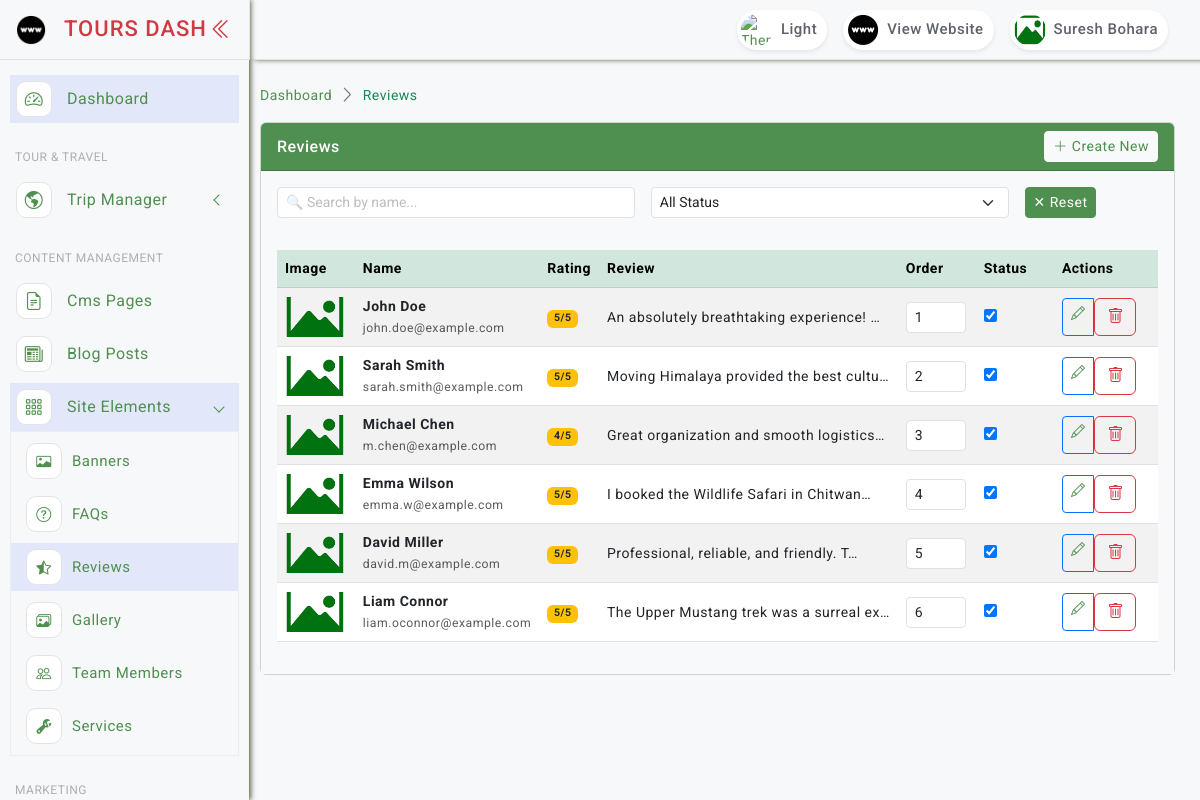
The app's page /reviews/ (signed in) with its own data.
### accounts/models.py (models this page shows, shortened)
class AdminUser(AbstractBaseUser, PermissionsMixin):
    name = models.CharField(max_length=255)
    email = models.EmailField(unique=True)
    mobile = models.CharField(max_length=20, blank=True, null=True)
    address = models.TextField(blank=True, null=True)
    gender = models.CharField(max_length=20, blank=True, null=True)
    details = models.TextField(blank=True, null=True)
    image = models.ImageField(upload_to='admin_profiles/', null=True, blank=True, default='noimage.png')
    status = models.BooleanField(default=True)
    last_login_at = models.DateTimeField(null=True, blank=True)
    created_at = models.DateTimeField(auto_now_add=True)
    updated_at = models.DateTimeField(auto_now=True)
    is_active = models.BooleanField(default=True)
    is_staff = models.BooleanField(default=False)
    objects = AdminUserManager()
    USERNAME_FIELD = 'email'
    REQUIRED_FIELDS = ['name']
    @property
    def image_url(self):
        if self.image and str(self.image) != 'noimage.png':
            return self.image.url
        return '/static/asset/images/noimage.png'

### reviews/models.py (models this page shows, shortened)
class Review(models.Model):
    name = models.CharField(max_length=255)
    email = models.EmailField(blank=True, null=True)
    address = models.CharField(max_length=255, blank=True, null=True)
    rating = models.PositiveSmallIntegerField(default=5)
    review = models.TextField()
    content = models.TextField(blank=True, null=True)
    image = models.ImageField(upload_to='reviews/', blank=True, null=True)
    display_on = models.CharField(max_length=100, default='default')
    order_level = models.IntegerField(default=0)
    status = models.BooleanField(default=True)
    created_at = models.DateTimeField(auto_now_add=True)
    updated_at = models.DateTimeField(auto_now=True)
    class Meta:
        ordering = ['order_level']
    @property
    def image_url(self):
        return self.image.url if self.image and hasattr(self.image, 'url') else '/static/asset/images/noimage.png'

### reviews/views.py (the view)
# urls.py: path('', views.review_list, name='review_list'),
@login_required
def review_list(request):
    items = Review.objects.all()
    search = request.GET.get('search')
    status = request.GET.get('status')
    if search: items = items.filter(name__icontains=search)
    if status in ['0', '1']: items = items.filter(status=bool(int(status)))
    return render(request, 'admin/reviews/index.html', {'items': items, 'filters': request.GET})

### core/context_processors.py (called while the page is built)
def global_settings(request):
    setting = SiteSetting.get_instance()
    footer_categories = Category.objects.filter(
        parent__isnull=True,
        status=True
    ).prefetch_related('children').order_by('order_level')[:4]
    footer_pages = Page.objects.filter(status=True).order_by('order_level')[:4]
    footer_experts = Team.objects.filter(status=True).order_by('order_level')[:4]
    trekking_regions = Category.objects.filter(parent__slug='trekking', status=True).order_by('order_level')[:4]
    return {
        'setting': setting,
        'global_categories': footer_categories,
        'global_pages': footer_pages,
        'footer_experts': footer_experts,
        'trekking_regions': trekking_regions,
    }

### templates/admin/reviews/index.html (shortened to what this page needs)
{% extends "layouts/base.html" %}
{% load static %}
{% block content %}
<div class="page-breadcrumb d-none d-sm-flex align-items-center mb-3">
    <nav aria-label="breadcrumb">
        <ol class="breadcrumb mb-0 p-0">
            <li class="breadcrumb-item"><a href="{% url 'core:dashboard' %}">Dashboard</a></li>
            <li class="breadcrumb-item active">Reviews</li>
        </ol>
    </nav>
</div>
<div class="card mb-4">
    <div class="card-header bg-custom text-white d-flex align-items-center justify-content-between py-2">
        <h6 class="mb-0"> Reviews</h6>
        <a href="{% url 'reviews:review_create' %}" class="btn btn-light btn-sm"><i class="bi bi-plus-lg"></i> Create New</a>
    </div>
    <div class="card-body bg-light p-3">
        <div class="row mb-3">{% include 'admin/reviews/search.html' %}</div>
        <div class="row">{% include 'admin/reviews/table.html' %}</div>
    </div>
</div>
{% endblock %}

### templates/includes/admin/header.html (shortened to what this page needs)
{% load static %}
<header class="top-header">
    <nav class="navbar navbar-expand">
        <div class="top-navbar-right ms-3 ms-auto">
            <ul class="navbar-nav align-items-center">
                <li class="nav-item">
                    <a id="darkModeButton" class="nav-link" href="javascript:void(0);" aria-label="Toggle Dark Mode">
                        <div class="user-setting d-flex align-items-center gap-1">
                            <img id="moonIcon" src="{% static 'asset/images/moon_light.png' %}" class="user-img" alt="Theme">
                            <div class="user-name d-none d-sm-block">Light</div>
                        </div>
                    </a>
                </li>
                <li class="nav-item">
                    <a class="nav-link" href="/" target="_blank">
                        <div class="user-setting d-flex align-items-center gap-1">
                            <img src="{% static 'asset/images/website.png' %}" class="user-img" alt="Website">
                            <div class="user-name d-none d-sm-block">View Website</div>
                        </div>
                    </a>
                </li>
                <li class="nav-item dropdown dropdown-large">
                    <a class="nav-link dropdown-toggle dropdown-toggle-nocaret" href="#" data-bs-toggle="dropdown" aria-expanded="false">
                        <div class="user-setting d-flex align-items-center gap-1">
                            <img src="{{ request.user.image_url }}" class="user-img" alt="User">
                            <div class="user-name d-none d-sm-block">{{ request.user.name|default:"Admin" }}</div>
                        </div>
                    </a>
                </li>
            </ul>
        </div>
    </nav>
</header>

### templates/admin/reviews/table.html (shortened to what this page needs)
<div class="col-12">
    <div class="table-responsive">
        <table class="table table-hover table-striped align-middle">
            <thead class="table-success">
                <tr>
                    <th width="80">Image</th>
                    <th>Name</th>
                    <th>Rating</th>
                    <th>Review</th>
                    <th width="80">Order</th>
                    <th width="100">Status</th>
                    <th width="120">Actions</th>
                </tr>
            </thead>
            <tbody>
                {% for item in items %}
                <tr>
                    <td><img src="{{ item.image_url }}" width="60" height="40" style="object-fit: cover;"></td>
                    <td><strong>{{ item.name }}</strong><br><small class="text-muted">{{ item.email|default:"-" }}</small></td>
                    <td><span class="badge bg-warning text-dark">{{ item.rating }}/5</span></td>
                    <td>{{ item.review|truncatechars:40 }}</td>
                    <td>
                        <input type="number" name="order_level" value="{{ item.order_level }}" data-id="{{ item.id }}" data-original="{{ item.order_level }}" class="form-control form-control-sm order-level-input" style="width: 60px;">
                    </td>
                    <td>
                        <form class="status-form" data-id="{{ item.id }}">
                            <input type="checkbox" {% if item.status %}checked{% endif %} data-toggle="toggle" data-onstyle="success" data-offstyle="danger" data-size="sm">
                        </form>
                    </td>
                    <td>
                        <div class="btn-group btn-group-sm">
                            <a href="{% url 'reviews:review_update' item.id %}" class="btn btn-outline-primary"><i class="bi bi-pencil"></i></a>
                            <form action="{% url 'reviews:review_delete' item.id %}" method="POST" id="deleteForm{{ item.id }}" style="display:inline;">
                                <button type="button" class="btn btn-outline-danger" onclick="confirmDelete(event, 'deleteForm{{ item.id }}')"><i class="bi bi-trash"></i></button>
                            </form>
                        </div>
                    </td>
                </tr>
                {% empty %}
                <tr><td colspan="7" class="text-center py-4 text-muted">No reviews found</td></tr>
                {% endfor %}
            </tbody>
        </table>
    </div>
</div>

### static/asset/css/style.css (style rules this page uses)
body { font-size: 14px; color: #4c5258; letter-spacing: .5px; font-family: Roboto, sans-serif; background-color: #f7f8fa; overflow-x: hidden; }
a { text-decoration: none; }
::placeholder { opacity: 0.4 !important; }
.top-header .navbar { box-shadow: 5px 0 5px rgb(93 105 72); position: fixed; top: 0; left: 250px; right: 0; background-color: #f7f8fa; border-bottom: 1px solid #e2e3e4; background-clip: padding-box; height: 60px; z-index: 10; padding: 0 1.5rem; transition: all .2s; }
.top-header .navbar .user-setting { height: 40px; border-radius: 30px; background-color: #fff; box-shadow: 0 0.125rem 0.25rem rgb(0 0 0 / 8%); }
.dropdown-toggle-nocaret:after { display: none }
.top-header .navbar .dropdown-large { position: relative }
.top-header .navbar .user-img { width: 40px; height: 40px; padding: 4px; border-radius: 50%; }
.top-header .navbar .user-name { font-size: 15px; color: #5e636b; font-weight: 500; padding-right: 10px; }
.table-responsive { white-space: nowrap; }
.page-breadcrumb .breadcrumb-item+.breadcrumb-item::before { display: inline-block; padding-right: .5rem; color: #6c757d; font-family: LineIcons; content: "\ea5c"; }
.page-breadcrumb .breadcrumb li.breadcrumb-item { font-size: 15spx; }
.breadcrumb-item.active { color: #198754!important; }
.bg-custom { background-color: #4f8f4f; }

### static/asset/css/custom.css (style rules this page uses)
a { color: #4f8f4f!important; }
.card-header { border-radius: none!important; }

### static/asset/css/dark-theme.css (style rules this page uses)
html.dark-theme .menu-title,a { color: #ffffff; }

### records on screen
AdminUser: user.image_url (placeholder picture), user.name "Suresh Bohara"
Review: name "John Doe", email "john.doe@example.com", rating "5", review "An absolutely breathtaking experience! …", order_level "1", status "☑"
Review: name "Sarah Smith", email "sarah.smith@example.com", rating "5", review "Moving Himalaya provided the best cultu…", order_level "2", status "☑"
Review: name "Michael Chen", email "m.chen@example.com", rating "4", review "Great organization and smooth logistics…", order_level "3", status "☑"
Review: name "Emma Wilson", email "emma.w@example.com", rating "5", review "I booked the Wildlife Safari in Chitwan…", order_level "4", status "☑"
Review: name "David Miller", email "david.m@example.com", rating "5", review "Professional, reliable, and friendly. T…", order_level "5", status "☑"
Review: name "Liam Connor", email "liam.oconnor@example.com", rating "5", review "The Upper Mustang trek was a surreal ex…", order_level "6", status "☑"
